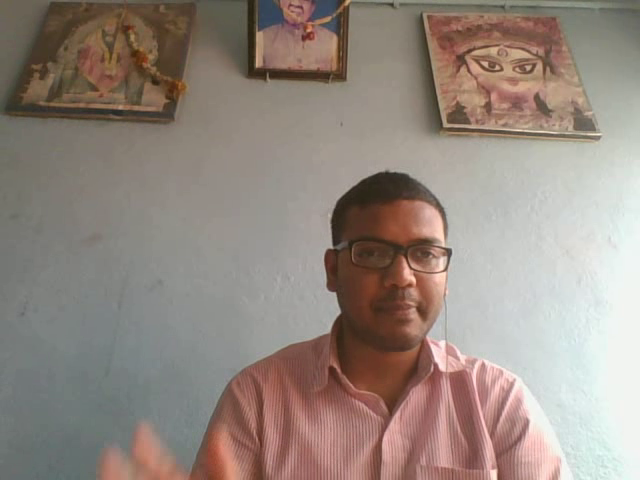
#> input picture frame 31 of UAV_other_directory/Computer-Vision-with-Python/DATA/student_capture_25.mp4, 640 x 480 px, given in place of DJI_0006.MOV, which was not available
$ python untitled0.py
#> lines starting #> are read from the running program, lines starting #| are printed output that depends on the picture
# USAGE
# python realtime_stitching.py  # Video Stitching

# import the necessary packages
from __future__ import print_function

# from imutils.video import VideoStream
import numpy as np
import datetime
import imutils
import time
import cv2

# initialize the video streams and allow them to warmup
print("[INFO] starting videos...")

video1= "R:/My Files/OneDrive - IIT Kanpur/Video Data/Airstrip test/Drone 1/DJI_0006.MOV"  # Work
video2= "R:/My Files//OneDrive - IIT Kanpur/Video Data/Airstrip test/Drone 2/DJI_0152.MOV"

leftStream=cv2.VideoCapture(video1)
rightStream = cv2.VideoCapture(video2)
width = print("Width=",int(leftStream.get(cv2.CAP_PROP_FRAME_WIDTH)))
height = print("Height=",int(leftStream.get(cv2.CAP_PROP_FRAME_HEIGHT)))
time.sleep(2.0)
total = 0
print("[INFO] Video Stitching is in progress...")
# loop over frames from the video streams
while True:
    _, left = leftStream.read()
#> left is the input picture: shape (480, 640, 3); mean B, G, R 127.6, 136.2, 149
    #right = rightStream.read()

    scale_percent = 60  # percent of original size
    width_left = int(left.shape[1] * scale_percent / 100)
#> width_left = 384
    height_left = int(left.shape[0] * scale_percent / 100)
#> height_left = 288
    dim_left = (width_left, height_left)
#> dim_left = (384, 288)
    left = cv2.resize(left, dim_left, interpolation = cv2.INTER_AREA)
#> left: shape (288, 384, 3)


    # increment the total number of frames read and draw the timestamp on the image
    total += 1
    timestamp = datetime.datetime.now()
    ts = timestamp.strftime("%A %d %B %Y %I:%M:%S%p")
    cv2.putText(left, ts, (10, left.shape[0] - 10),
        cv2.FONT_HERSHEY_SIMPLEX, 0.35, (0, 0, 255), 1)
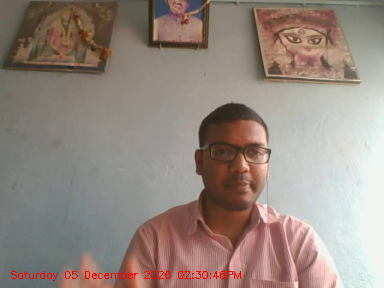
#> left: shape (288, 384, 3); mean B, G, R 127.1, 135.7, 149.5

    cv2.imshow("video1", left)
    if cv2.waitKey(1) & 0xFF == ord('q'):
#> (key q is pressed here)
        break

# do a bit of cleanup
print("[INFO] cleaning up...")
cv2.destroyAllWindows()
#> (the run stopped early here; a loop or call above may not have finished)

$ run again, starting later in the video
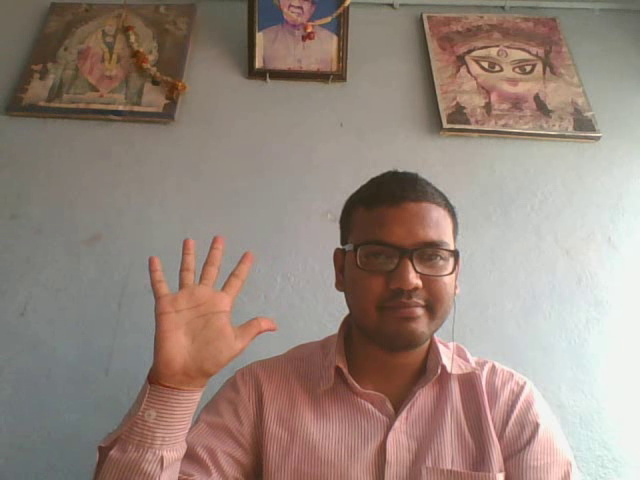
#> input picture frame 140 of UAV_other_directory/Computer-Vision-with-Python/DATA/student_capture_25.mp4, 640 x 480 px, given in place of DJI_0006.MOV, which was not available
#> left is the input picture: shape (480, 640, 3); mean B, G, R 124.5, 134, 151.1
#> `cv2.putText(left, ts, (10, left.shape[0] - 10), cv2.FONT_HERSHEY_SIMPL..`:
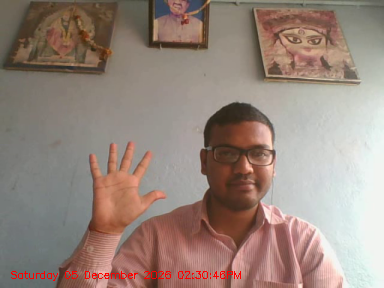
#> left: shape (288, 384, 3); mean B, G, R 124, 133.5, 151.6

$ run again, starting later in the video
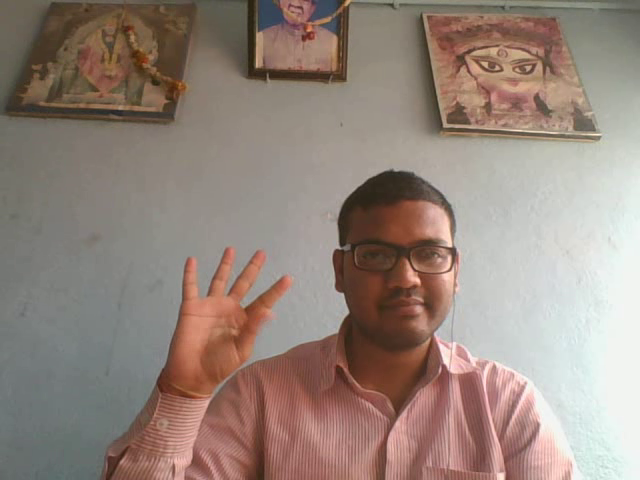
#> input picture frame 250 of UAV_other_directory/Computer-Vision-with-Python/DATA/student_capture_25.mp4, 640 x 480 px, given in place of DJI_0006.MOV, which was not available
#> left is the input picture: shape (480, 640, 3); mean B, G, R 123.8, 133.2, 149.6
#> `cv2.putText(left, ts, (10, left.shape[0] - 10), cv2.FONT_HERSHEY_SIMPL..`:
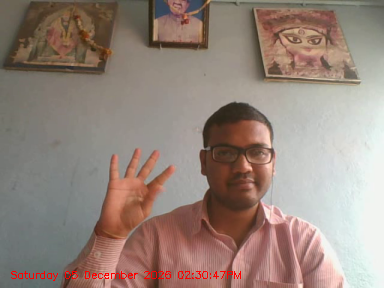
#> left: shape (288, 384, 3); mean B, G, R 123.3, 132.7, 150.1
